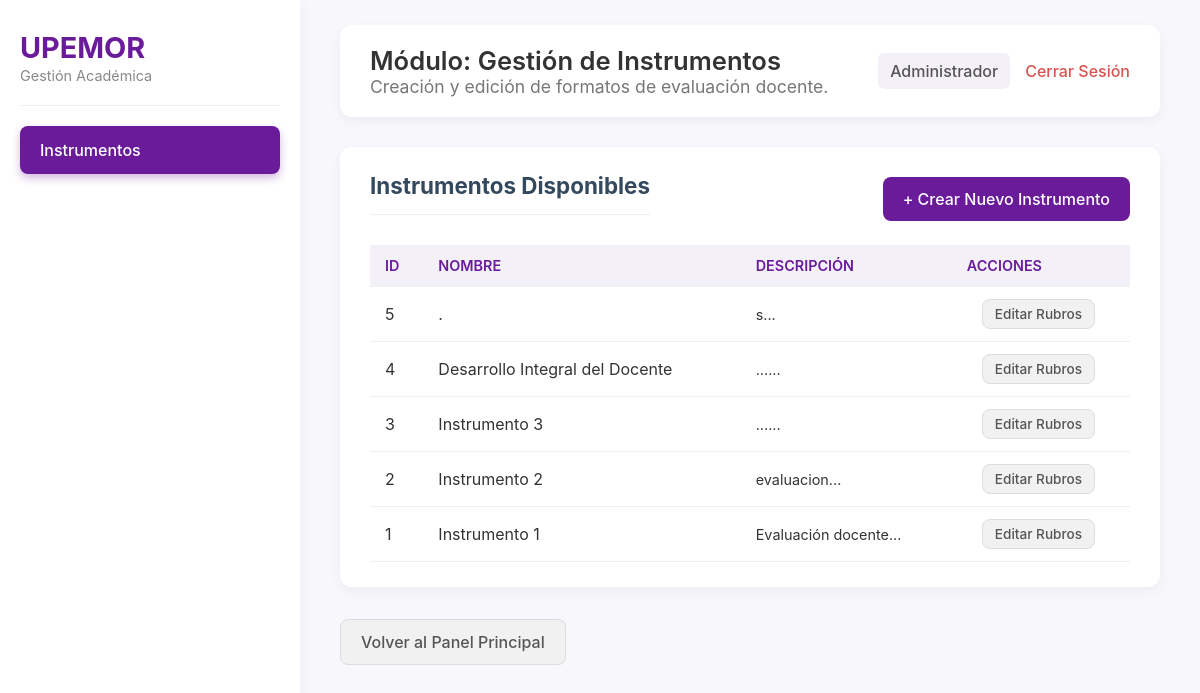
The page /index.php?controlador=instrumento&accion=consultarInstrumentos (signed in) on the database its author committed.
### tables this page shows
CREATE TABLE `instrumento` (
  `id_instrumento` int(11) NOT NULL AUTO_INCREMENT,
  `nombre` varchar(45) NOT NULL,
  `descripcion` text NOT NULL,
  PRIMARY KEY (`id_instrumento`)
);

### app/controllers/InstrumentoController.php (called while the page is built, shortened)
<?php
include_once "app/models/InstrumentoModel.php";
class InstrumentoController {
    private $instrumentoModel;
    public function __construct($connection) {
        $this->instrumentoModel = new InstrumentoModel($connection);
    }
    public function consultarInstrumentos() {
        $instrumentos = $this->instrumentoModel->consultarTodos();
        include_once "app/views/instrumento/consult.php";
    }
}
?>

### app/models/InstrumentoModel.php (called while the page is built, shortened)
<?php
class InstrumentoModel {
    private $connection;
    public function __construct($connection) {
        $this->connection = $connection;
    }
    public function consultarTodos() {
        $sql = "SELECT id_instrumento, nombre, descripcion FROM instrumento ORDER BY id_instrumento DESC";
        $result = $this->connection->query($sql);
        return $result->fetch_all(MYSQLI_ASSOC);
    }
}
?>

### app/views/instrumento/consult.php (the view, shortened to what this page needs)
<?php
    $rol_actual = $_SESSION['rol_usuario'] ?? 'Usuario';
?>
<!DOCTYPE html>
<html lang="es">
<head>
    <link rel="stylesheet" href="public/css/panel_style.css?v=<?php echo time(); ?>">
    <link rel="stylesheet" href="public/css/crud_style.css?v=<?php echo time(); ?>">
</head>
<body>
    <div class="main-container">
        <nav class="sidebar">
            <div class="sidebar-header">
                <span class="logo">UPEMOR</span>
                <span class="logo-sub">Gestión Académica</span>
            </div>
            <ul class="sidebar-menu">
                <li><a href="index.php?controlador=instrumento&accion=consultarInstrumentos" class="sidebar-link active">Instrumentos</a></li>
            </ul>
        </nav>
        <div class="main-content">
            <header class="module-header">
                <div class="header-title">
                    <h1>Módulo: Gestión de Instrumentos</h1>
                    <p>Creación y edición de formatos de evaluación docente.</p>
                </div>
                <div class="user-info">
                    <span><?php echo htmlspecialchars($rol_actual); ?></span>
                    <a href="index.php?controlador=acceso&accion=cerrarSesion" class="logout-link">Cerrar Sesión</a>
                </div>
            </header>
            <div class="form-card">
                <div class="button-group-header">
                    <h2>Instrumentos Disponibles</h2>
                    <a href="index.php?controlador=instrumento&accion=crearInstrumento" class="button-primary">
                        + Crear Nuevo Instrumento
                    </a>
                </div>
                <table class="data-table">
                    <thead>
                        <tr>
                            <th class="col-id">ID</th>
                            <th class="col-nombre">Nombre</th>
                            <th class="col-desc">Descripción</th>
                            <th class="col-acciones">Acciones</th>
                        </tr>
                    </thead>
                    <tbody>
                        <?php if (empty($instrumentos)): ?>
                            <tr>
                                <td colspan="4" class="text-center no-data">No hay instrumentos registrados.</td>
                            </tr>
                        <?php else: ?>
                            <?php foreach ($instrumentos as $inst): ?>
                                <tr>
                                    <td><?php echo htmlspecialchars($inst['id_instrumento']); ?></td>
                                    <td><?php echo htmlspecialchars($inst['nombre']); ?></td>
                                    <td class="text-sm"><?php echo htmlspecialchars(substr($inst['descripcion'], 0, 80)) . '...'; ?></td>
                                    <td class="text-center">
                                        <a href="index.php?controlador=instrumento&accion=editar&id=<?php echo $inst['id_instrumento']; ?>"
                                           class="button-secondary btn-table-action">
                                            Editar Rubros
                                        </a>
                                    </td>
                                </tr>
                            <?php endforeach; ?>
                        <?php endif; ?>
                    </tbody>
                </table>
            </div>
            <br>
            <a href="index.php?controlador=acceso&accion=panelPrincipal" class="button-secondary">
                Volver al Panel Principal
            </a>
        </div>
    </div>
</body>
</html>

### public/css/panel_style.css (style rules this page uses)
html { scroll-behavior: smooth; }
body { margin: 0; font-family: -apple-system, BlinkMacSystemFont, "Segoe UI", Roboto, Helvetica, Arial, sans-serif; background-color: #f8f7fb; color: #333; }
.main-container { display: flex; min-height: 100vh; }
.sidebar { width: 260px; background-color: #ffffff; padding: 20px; box-shadow: 0 4px 15px rgba(0, 0, 0, 0.05); display: flex; flex-direction: column; }
.sidebar-header { padding: 10px 0 20px 0; margin-bottom: 20px; border-bottom: 1px solid #eee; }
.sidebar-header .logo { font-size: 1.8em; font-weight: 700; color: #6a1b9a; display: block; }
.sidebar-header .logo-sub { font-size: 0.9em; color: #888; }
.sidebar-menu { list-style: none; padding: 0; margin: 0; }
.sidebar-link { display: block; padding: 14px 20px; text-decoration: none; color: #555; border-radius: 8px; margin-bottom: 8px; font-weight: 500; transition: all 0.3s ease; }
.sidebar-link.active { background-color: #6a1b9a; color: #ffffff; box-shadow: 0 4px 8px rgba(106, 27, 154, 0.3); }
.main-content { flex: 1; padding: 25px 40px; overflow-y: auto; }
.module-header { display: flex; justify-content: space-between; align-items: center; background-color: #ffffff; padding: 20px 30px; border-radius: 12px; box-shadow: 0 4px 12px rgba(0, 0, 0, 0.05); margin-bottom: 30px; }
.module-header h1 { margin: 0; font-size: 1.6em; color: #333; font-weight: 600; }
.module-header p { margin: 0; font-size: 1.1em; color: #777; }
.user-info { display: flex; align-items: center; gap: 15px; }
.user-info span { font-weight: 500; color: #555; background-color: #f4f0f8; padding: 8px 12px; border-radius: 6px; }
.logout-link { text-decoration: none; color: #d9534f; font-weight: 500; }

### public/css/crud_style.css (style rules this page uses)
.form-card { background: #fff; border-radius: 12px; padding: 25px 30px; box-shadow: 0 4px 12px rgba(0, 0, 0, 0.05); margin-bottom: 25px; }
.form-card h2 { font-size: 1.4em; color: #34495e; border-bottom: 1px solid #ecf0f1; padding-bottom: 15px; margin-top: 0; margin-bottom: 10px; }
.button-primary, input[type="submit"] { background-color: #6a1b9a; color: white; padding: 12px 20px; border: none; border-radius: 8px; cursor: pointer; font-size: 1em; font-weight: 500; transition: background-color 0.3s; text-decoration: none; }
.button-secondary { background-color: #f1f1f1; color: #555; padding: 12px 20px; border: 1px solid #ddd; border-radius: 8px; cursor: pointer; font-size: 1em; font-weight: 500; transition: background-color 0.3s; text-decoration: none; }
.data-table { width: 100%; border-collapse: collapse; margin-top: 20px; }
.data-table th, .data-table td { padding: 12px 15px; text-align: left; border-bottom: 1px solid #ecf0f1; }
.data-table th { background-color: #f4f0f8; color: #6a1b9a; font-size: 0.9em; font-weight: 600; text-transform: uppercase; }
.button-group-header { display: flex; justify-content: space-between; align-items: center; margin-bottom: 20px; }
.text-center { text-align: center !important; }
.text-sm { font-size: 0.9em; }
.btn-table-action { padding: 6px 12px; font-size: 0.85em; margin-right: 5px; text-decoration: none; display: inline-block; }

### rows shown on the page
instrumento: id_instrumento "5", nombre ".", descripcion "s"
instrumento: id_instrumento "4", nombre "Desarrollo Integral del Docente", descripcion "..."
instrumento: id_instrumento "3", nombre "Instrumento 3", descripcion "..."
instrumento: id_instrumento "2", nombre "Instrumento 2", descripcion "evaluacion"
instrumento: id_instrumento "1", nombre "Instrumento 1", descripcion "Evaluación docente"

### other values the page prints
$rol_actual "Administrador"
